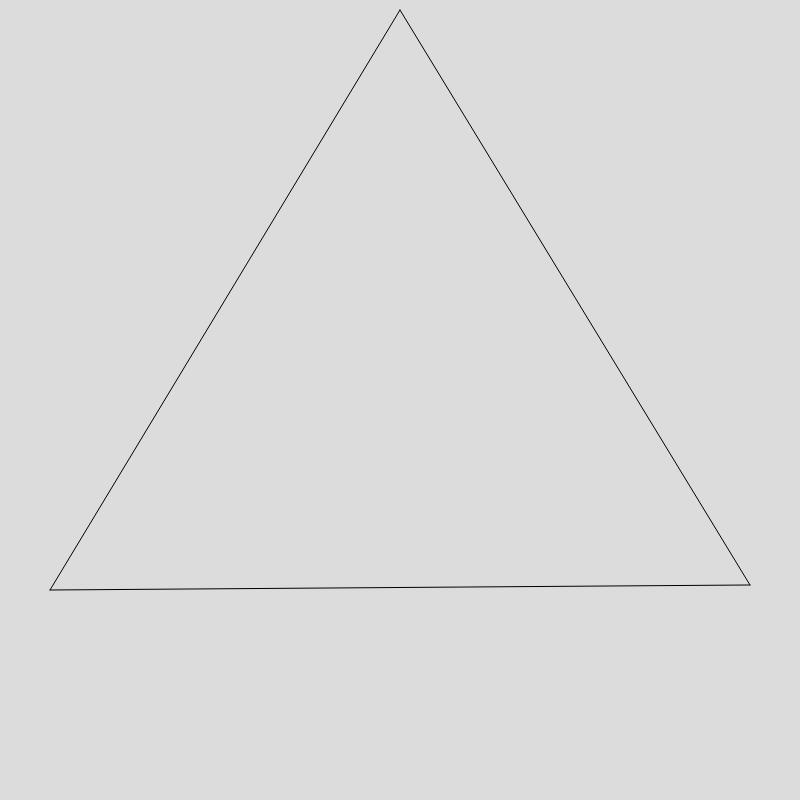
Frame 1 (no input)
Frame 2 (the mouse pressed at the canvas centre, redrawn once): identical to frame 1, image omitted

The p5.js sketch that drew this single still picture (run headless with seeded random() and noise() and a simulated clock; the mouse was pressed at the canvas centre and the sketch redrawn once):

// p5.js sketch
// ── sketch.js
let count = 0;

function setup() {
  createCanvas(800, 800);
  noFill();
}

function draw() {
  background(220);

  // create an equilateral triangle
  let p1 = { x: width / 2, y: 10 };
  let p2 = { x: width - 50, y: height - 215 };
  let p3 = { x: 50, y: height - 210 };

  // draw a Koch curve on each side of the triangle
  kochCurve(p1, p2, count);
  kochCurve(p2, p3, count);
  kochCurve(p3, p1, count);
  
  noLoop();
}

function kochCurve(p, q, depth = 1) {
  if (depth === 0) {
    line(p.x, p.y, q.x, q.y);
    return;
  }
  else {
    let [a, b, c, d, e] = kochPoints(p, q);
    kochCurve(a, b, depth - 1);
    kochCurve(b, c, depth - 1);
    kochCurve(c, d, depth - 1);
    kochCurve(d, e, depth - 1);
  }
}

// returns the 5 points of the Koch curve
function kochPoints(a, e) {

  // b is 1/3 of the way from a to e
  let b = { x: lerp(a.x, e.x, 1 / 3), y: lerp(a.y, e.y, 1 / 3) };

  // e is 2/3 of the way from a to e
  let d = { x: lerp(a.x, e.x, 2 / 3), y: lerp(a.y, e.y, 2 / 3) };

  // step is the length of each of the line segments
  let step = dist(b.x, b.y, d.x, d.y);

  // theta is the angle of the line segment from b to c
  let theta = atan2(d.y - b.y, d.x - b.x) - radians(60);
  
  let c = { // c is 'step' distance from b in the direction of 'theta'
    x: b.x + cos(theta) * step,
    y: b.y + sin(theta) * step
  }
  return [a, b, c, d, e];
}


function mouseClicked() {
  count = (count + 1) % 8
  redraw();
}
